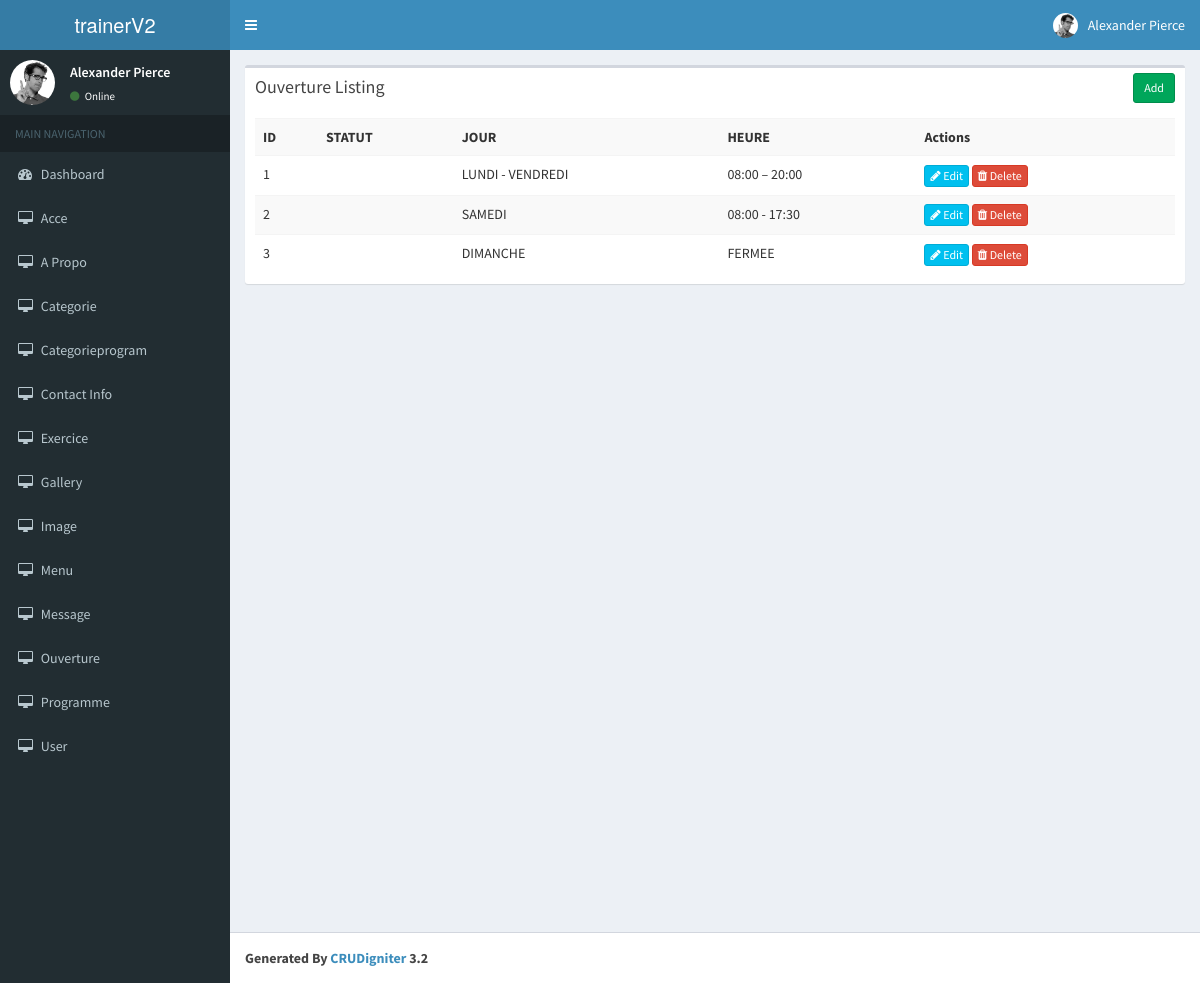
Screenshot of /index.php/ouverture with the database file from the repository.
### tables this page shows
create table OUVERTURE
(
   ID                int not null auto_increment,
   JOUR                 varchar(50) not null,
   HEURE                varchar(50) not null,
   STATUT               bool,
   primary key (ID)
);

### application/controllers/Ouverture.php (called while the page is built, shortened)
<?php
class Ouverture extends CI_Controller{
    function __construct()
    {
        $this->load->model('Ouverture_model');
    }
    function index()
    {
        $data['ouverture'] = $this->Ouverture_model->get_all_ouverture();
        $data['_view'] = 'ouverture/index';
        $this->load->view('layouts/main',$data);
    }
}

### index.php (called while the page is built, shortened)
<?php
require_once BASEPATH.'core/CodeIgniter.php';

### application/models/Ouverture_model.php (called while the page is built, shortened)
<?php
class Ouverture_model extends CI_Model
{
    function get_all_ouverture()
    {
        return $this->db->get('OUVERTURE')->result_array();
    }
}

### application/views/ouverture/index.php (the view)
<div class="row">
    <div class="col-md-12">
        <div class="box">
            <div class="box-header">
                <h3 class="box-title">Ouverture Listing</h3>
            	<div class="box-tools">
                    <a href="<?php echo site_url('ouverture/add'); ?>" class="btn btn-success btn-sm">Add</a>
                </div>
            </div>
            <div class="box-body">
                <table class="table table-striped">
                    <tr>
						<th>ID</th>
						<th>STATUT</th>
						<th>JOUR</th>
						<th>HEURE</th>
						<th>Actions</th>
                    </tr>
                    <?php foreach($ouverture as $O){ ?>
                    <tr>
						<td><?php echo $O['ID']; ?></td>
						<td><?php echo $O['STATUT']; ?></td>
						<td><?php echo $O['JOUR']; ?></td>
						<td><?php echo $O['HEURE']; ?></td>
						<td>
                            <a href="<?php echo site_url('ouverture/edit/'.$O['ID']); ?>" class="btn btn-info btn-xs"><span class="fa fa-pencil"></span> Edit</a>
                            <a href="<?php echo site_url('ouverture/remove/'.$O['ID']); ?>" class="btn btn-danger btn-xs"><span class="fa fa-trash"></span> Delete</a>
                        </td>
                    </tr>
                    <?php } ?>
                </table>
            </div>
        </div>
    </div>
</div>

### rows the page displays
ouverture: ID "1", JOUR "LUNDI - VENDREDI", HEURE "08:00 – 20:00"
ouverture: ID "2", JOUR "SAMEDI", HEURE "08:00 - 17:30"
ouverture: ID "3", JOUR "DIMANCHE", HEURE "FERMEE"
